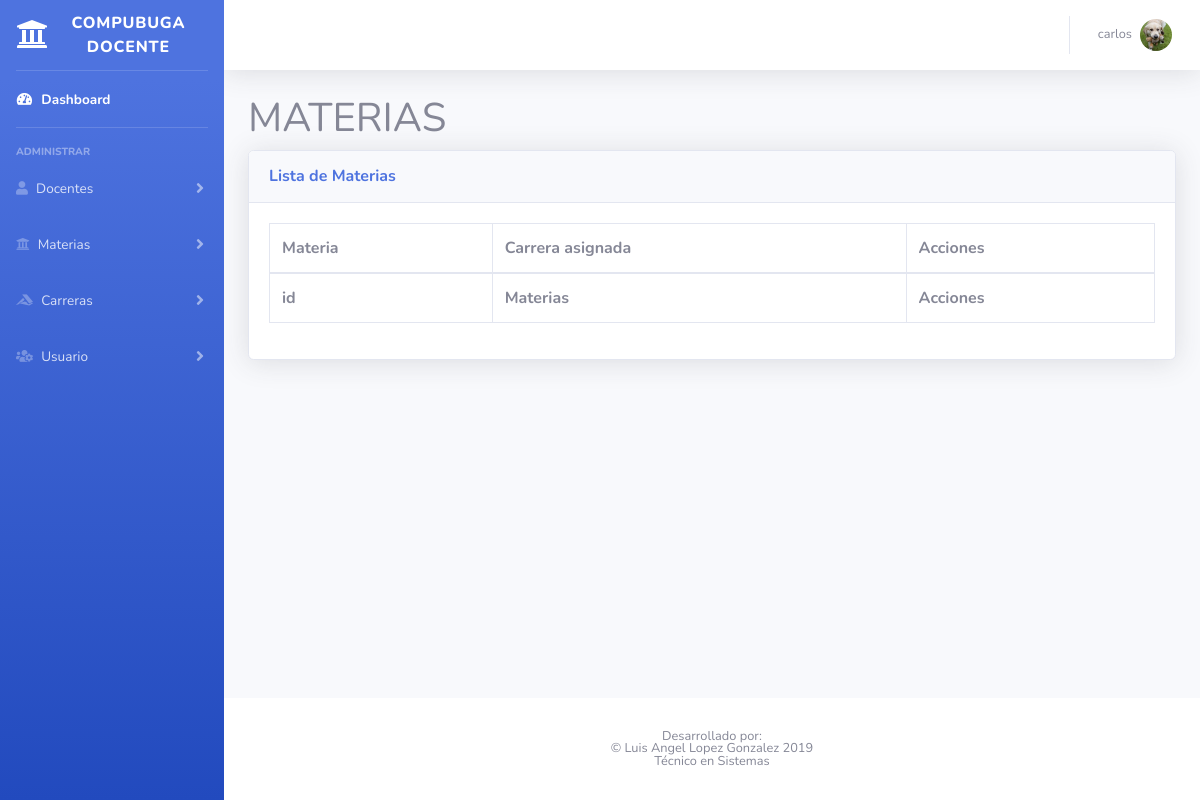
Page /materias/materiasAdministrarVista.php (signed in) on the earlier database version.
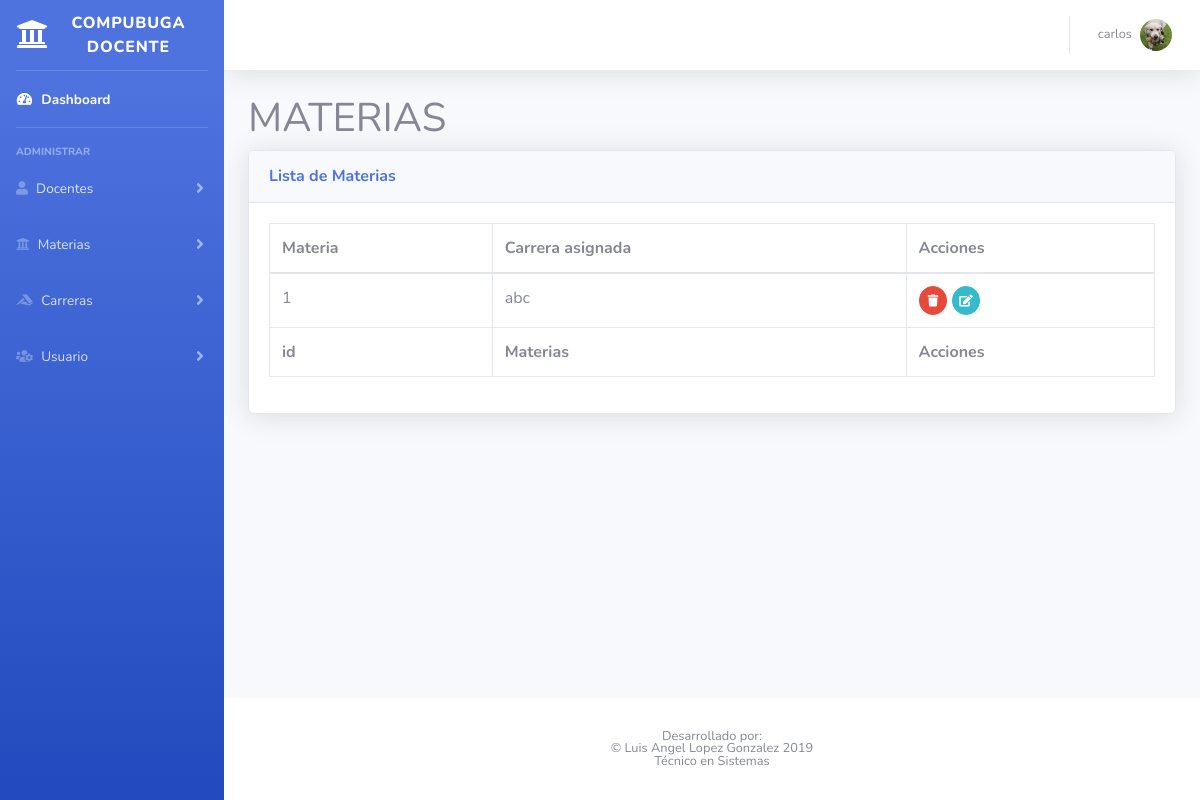
Same page on the later database version.
### tables this page shows
CREATE TABLE `materia` (
  `id` int(11) NOT NULL,
  `nombre` varchar(100) NOT NULL,
  `carrera` int(11) NOT NULL
);

### materias/materiasModelo.php (called while the page is built, shortened)
<?php
include_once '../conexion.php';
    class materiasModelo
    {
        function mostrarTodos(){
            global $link;
            $consulta = "SELECT * FROM `materia`";
            $query = mysqli_query($link, $consulta);
            return $query;
        }
    }
?>

### materias/materiasAdministrarVista.php (the view, shortened to what this page needs)
<!DOCTYPE html>
<html lang="en">
    <head>
        <link href="../vendor/fontawesome-free/css/all.min.css" rel="stylesheet" type="text/css">
        <link href="../css/sb-admin-2.min.css" rel="stylesheet">
    </head>
    <body id="page-top">
        <div id="wrapper">
            <?php
            include_once '../componets/menu.php';
            ?>
            <div id="content-wrapper" class="d-flex flex-column">
                <div id="content">
                    <?php
                    include_once '../componets/navBar.php';
                    ?>
                    <div class="container">
                        <h1>MATERIAS</h1>
                        <div class="card shadow mb-4">
                            <div class="card-header py-3">
                                <h6 class="m-0 font-weight-bold text-primary">Lista de Materias</h6>
                            </div>
                            <div class="card-body">
                                <div class="table-responsive">
                                    <table class="table table-bordered" id="dataTable" width="100%" cellspacing="0">
                                        <thead>
                                            <tr>
                                                <th>Materia</th>
                                                <th>Carrera asignada</th>
                                                <th>Acciones</th>
                                            </tr>
                                        </thead>
                                        <tfoot>
                                            <tr>
                                                <th>id</th>
                                                <th>Materias</th>
                                                <th>Acciones</th>
                                            </tr>
                                        </tfoot>
                                        <tbody>
                                            <?php
                                            include_once "materiasModelo.php";
                                            $materiasModelo = new materiasModelo();
                                            $result = $materiasModelo->mostrarTodos();
                                            $contador = 0;
                                            while ($fila = mysqli_fetch_array($result)) {
                                                if ($fila != NULL) {
                                                    $contador++;
                                                    echo '<tr>
                                            <td>' . $contador . '</td>
                                            <td>' . $fila['nombre'] . '</td>
                                            <td>
                                               <a href="#" onclick="eliminarModal(' . $fila['id'] . ')" class="btn btn-danger btn-circle btn-sm" data-toggle="tooltip" data-placement="bottom" title="Eliminar">
                                                <i class="fas fa-trash"></i>
                                                </a>
                                                <a href="#" class="btn btn-info btn-circle btn-sm" data-toggle="tooltip" data-placement="bottom" title="Modificar">
                                                    <i class="fas fa-edit"></i>
                                                </a>
                                            </td>
                                        </tr>';
                                                }
                                            }
                                            ?>
                                        </tbody>
                                    </table>
                                </div>
                            </div>
                        </div>
                    </div>
                </div>
                <?php
                include_once '../componets/footer.php';
                ?>
            </div>
        </div>
    </body>
</html>

Differences in the rows shown:
added materia: nombre "abc"
